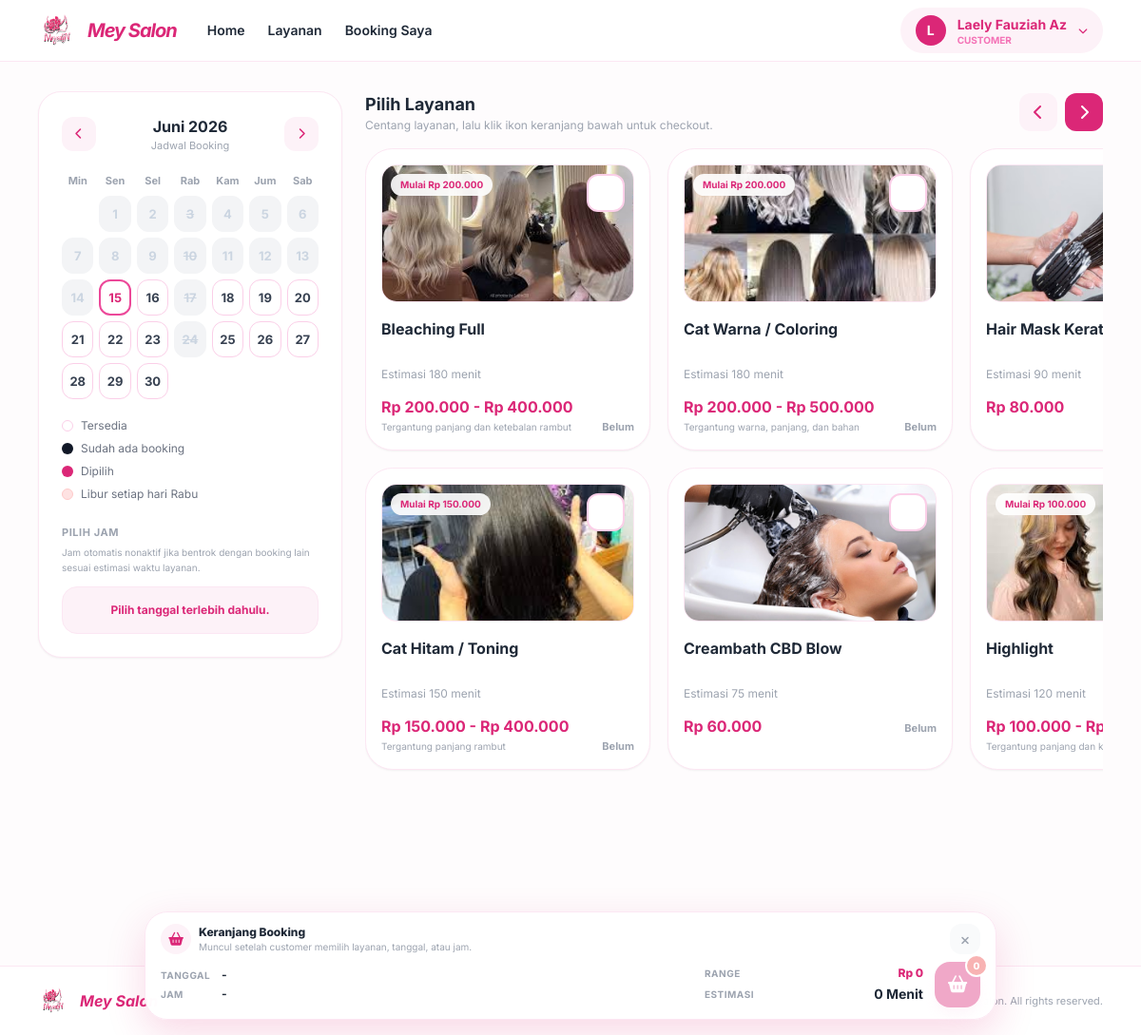
The app's page /user/booking.php (signed in) with its own data.
### tables this page shows
CREATE TABLE `user` (
  `id_user` int(11) NOT NULL,
  `nama` varchar(50) NOT NULL,
  `no_hp` varchar(15) NOT NULL,
  `alamat` text NOT NULL,
  `email` varchar(50) NOT NULL,
  `role` varchar(20) NOT NULL,
  `password` varchar(100) NOT NULL
);

CREATE TABLE `layanan` (
  `id_layanan` int(11) NOT NULL,
  `nama_layanan` varchar(50) NOT NULL,
  `harga_min` int(11) NOT NULL,
  `harga_max` int(11) DEFAULT NULL,
  `durasi_layanan` int(11) DEFAULT NULL,
  `keterangan_harga` varchar(100) DEFAULT NULL,
  `gambar_layanan` varchar(50) DEFAULT NULL
);

### user/booking-controller.php (called while the page is built, shortened)
<?php
global $koneksi;
$id_user = isset($_SESSION['id_user']) ? (int) $_SESSION['id_user'] : (int) $_SESSION['user_id'];
$query_user = mysqli_query($koneksi, "SELECT * FROM user WHERE id_user = $id_user");
$user = mysqli_fetch_assoc($query_user);
$query_layanan = mysqli_query(
    $koneksi,
    "SELECT
        id_layanan,
        nama_layanan,
        harga_min,
        harga_max,
        harga_min AS harga_layanan,
        durasi_layanan,
        keterangan_harga,
        gambar_layanan
     FROM layanan
     ORDER BY nama_layanan ASC"
);
?>

### user/views/section-layanan.php (the view, shortened to what this page needs)
<section id="section-layanan" class="content-section pb-32 md:pb-28">
    <div class="grid grid-cols-1 lg:grid-cols-[320px_minmax(0,1fr)] gap-5 lg:gap-6 items-start">
        <aside class="bg-white rounded-3xl p-4 sm:p-5 lg:p-6 shadow-sm border border-pink-100 lg:sticky lg:top-24">
            <div class="flex items-center justify-between mb-5">
                <button
                    type="button"
                    onclick="changeMonth(-1)"
                    class="w-9 h-9 flex items-center justify-center rounded-xl bg-pink-50 text-pink-600 hover:bg-pink-100 transition"
                >
                    <i class="fa-solid fa-chevron-left text-xs"></i>
                </button>
                <div class="text-center">
                    <h3 id="calendar-month-title" class="font-bold text-gray-800"></h3>
                    <p class="text-[11px] text-gray-400">Jadwal Booking</p>
                </div>
                <button
                    type="button"
                    onclick="changeMonth(1)"
                    class="w-9 h-9 flex items-center justify-center rounded-xl bg-pink-50 text-pink-600 hover:bg-pink-100 transition"
                >
                    <i class="fa-solid fa-chevron-right text-xs"></i>
                </button>
            </div>
            <div class="grid grid-cols-7 gap-[6px] text-center text-[11px] font-bold text-gray-400 mb-2">
                <span>Min</span>
                <span>Sen</span>
                <span>Sel</span>
                <span>Rab</span>
                <span>Kam</span>
                <span>Jum</span>
                <span>Sab</span>
            </div>
            <div id="calendar-days" class="grid grid-cols-7 gap-[6px]"></div>
            <div class="mt-5 grid grid-cols-1 gap-2 text-xs text-gray-500">
                <div class="flex items-center gap-2 self-end sm:self-auto">
                    <span class="w-3 h-3 rounded-full bg-white border border-pink-200"></span>
                    <span>Tersedia</span>
                </div>
                <div class="flex items-center gap-2">
                    <span class="w-3 h-3 rounded-full bg-gray-900"></span>
                    <span>Sudah ada booking</span>
                </div>
                <div class="flex items-center gap-2">
                    <span class="w-3 h-3 rounded-full bg-pink-600"></span>
                    <span>Dipilih</span>
                </div>
                <div class="flex items-center gap-2">
                    <span class="w-3 h-3 rounded-full bg-red-100 border border-red-200"></span>
                    <span>Libur setiap hari Rabu</span>
                </div>
            </div>
            <div class="mt-6">
                <p class="text-[11px] font-bold text-gray-400 uppercase tracking-wider mb-1">
                    Pilih Jam
                </p>
                <p class="text-[10px] text-gray-400 mb-3 leading-relaxed">
                    Jam otomatis nonaktif jika bentrok dengan booking lain sesuai estimasi waktu layanan.
                </p>
                <div id="time-slots" class="grid grid-cols-3 gap-2"></div>
            </div>
        </aside>
        <div class="services-area space-y-4">
            <div class="flex flex-col sm:flex-row sm:items-center sm:justify-between gap-3">
                <div>
                    <h3 class="text-lg font-bold text-gray-800">
                        Pilih Layanan
                    </h3>
                    <p class="text-xs text-gray-400">
                        Centang layanan, lalu klik ikon keranjang bawah untuk checkout.
                    </p>
                </div>
                <div class="flex items-center gap-2">
                    <button
                        type="button"
                        onclick="scrollServiceLanding(-1)"
                        aria-label="Geser layanan ke kiri"
                        class="w-10 h-10 rounded-xl bg-pink-50 text-pink-600 hover:bg-pink-100 transition"
                    >
                        <i class="fa-solid fa-chevron-left"></i>
                    </button>
                    <button
                        type="button"
                        onclick="scrollServiceLanding(1)"
                        aria-label="Geser layanan ke kanan"
                        class="w-10 h-10 rounded-xl bg-pink-600 text-white hover:bg-pink-700 transition"
                    >
                        <i class="fa-solid fa-chevron-right"></i>
                    </button>
                </div>
            </div>
            <div id="services-scroll-wrapper" class="services-scroll-wrapper">
                <div class="services-slider-grid">
                    <?php global $query_layanan; ?>
                    <?php if (mysqli_num_rows($query_layanan) > 0) : ?>
                        <?php while ($layanan = mysqli_fetch_assoc($query_layanan)) : ?>
                            <?php
                            $gambar_layanan = "../layout/images/mey-salon.png";
                            if (!empty($layanan['gambar_layanan'])) {
                                $gambar_layanan = "../layout/images/" . $layanan['gambar_layanan'];
                            } elseif (!empty($layanan['foto_layanan'])) {
                                $gambar_layanan = "../layout/images/" . $layanan['foto_layanan'];
                            }
                            if (!empty($layanan['gambar_layanan'])) {
                                $gambar_upload = "../uploads/layanan/" . $layanan['gambar_layanan'];
                                $gambar_asset = "../layout/images/" . $layanan['gambar_layanan'];
                                if (file_exists($gambar_upload)) {
                                    $gambar_layanan = $gambar_upload;
                                } elseif (file_exists($gambar_asset)) {
                                    $gambar_layanan = $gambar_asset;
                                } else {
                                    $gambar_layanan = $gambar_asset;
                                }
                            }
                            $harga_min = isset($layanan['harga_min']) ? (int) $layanan['harga_min'] : 0;
                            $harga_max = isset($layanan['harga_max']) ? (int) $layanan['harga_max'] : 0;
                            ?>
                            <label
                                id="service-card-<?= (int) $layanan['id_layanan']; ?>"
                                class="service-card cursor-pointer bg-white rounded-[1.5rem] sm:rounded-[1.8rem] p-3 sm:p-4 shadow-sm border border-pink-100 hover:border-pink-300 hover:shadow-md transition-all"
                            >
                                <div class="relative">
                                    <img
                                        src="<?= htmlspecialchars($gambar_layanan); ?>"
                                        alt="<?= htmlspecialchars($layanan['nama_layanan']); ?>"
                                        class="service-image w-full object-cover rounded-2xl border border-pink-100 bg-pink-50"
                                    >
                                    <div class="absolute top-2.5 right-2.5 w-9 h-9 sm:w-10 sm:h-10 rounded-xl bg-white border-2 border-pink-200 flex items-center justify-center text-transparent shadow-sm peer-checked:bg-pink-600 peer-checked:border-pink-600 peer-checked:text-white transition-all">
                                        <i class="fa-solid fa-check text-sm"></i>
                                    </div>
                                    <?php if (!empty($harga_max)) : ?>
                                        <div class="absolute left-2.5 top-2.5 px-2.5 py-1 rounded-full bg-white/90 backdrop-blur text-[10px] font-bold text-pink-600">
                                            Mulai Rp <?= number_format($harga_min, 0, ',', '.'); ?>
                                        </div>
                                    <?php endif; ?>
                                </div>
                                <div class="mt-4">
                                    <h4 class="font-bold text-sm sm:text-base text-gray-800 leading-snug line-clamp-2 min-h-[40px] sm:min-h-[44px]">
                                        <?= htmlspecialchars($layanan['nama_layanan']); ?>
                                    </h4>
                                    <p class="text-xs text-gray-400 mt-2">
                                        Estimasi <?= (int) $layanan['durasi_layanan']; ?> menit
                                    </p>
                                </div>
                                <div class="mt-4 flex flex-col sm:flex-row sm:items-end sm:justify-between gap-2 sm:gap-3">
                                    <div>
                                        <p class="text-pink-600 font-bold leading-tight">
                                            <?php if (!empty($harga_max)) : ?>
                                                Rp <?= number_format($harga_min, 0, ',', '.'); ?> -
                                                Rp <?= number_format($harga_max, 0, ',', '.'); ?>
                                            <?php else : ?>
                                                Rp <?= number_format($harga_min, 0, ',', '.'); ?>
                                            <?php endif; ?>
                                        </p>
                                        <?php if (!empty($layanan['keterangan_harga'])) : ?>
                                            <p class="text-[10px] text-gray-400 mt-1 line-clamp-1">
                                                <?= htmlspecialchars($layanan['keterangan_harga']); ?>
                                            </p>
                                        <?php endif; ?>
                                    </div>
                                    <span class="service-status-label text-[11px] font-bold text-gray-400 whitespace-nowrap">
                                    </span>
                                </div>
                            </label>
                        <?php endwhile; ?>
                    <?php endif; ?>
                </div>
            </div>
        </div>
    </div>
</section>

### layout/navbar-user.php (shortened to what this page needs)
<?php
global $user;
$nama_user = $user['nama'] ?? ($_SESSION['nama'] ?? 'User');
$role_user = $user['role'] ?? ($_SESSION['role'] ?? 'Customer');
$inisial_user = strtoupper(substr(trim($nama_user), 0, 1));
?>
<nav class="fixed w-full z-50 glass-nav border-b border-pink-100">
    <div class="max-w-6xl mx-auto px-3 sm:px-4">
        <div class="flex justify-between items-center h-16">
            <div class="flex items-center gap-4 md:gap-8 min-w-0">
                <button
                    type="button"
                    onclick="showSectionAndCloseMenu('layanan')"
                    class="flex items-center gap-3 min-w-0"
                >
                    <img
                        src="../layout/images/mey-salon.png"
                        alt="Mey Salon Logo"
                        class="w-9 h-9 sm:w-10 sm:h-10 rounded-xl object-cover shrink-0"
                    >
                    <span class="text-lg sm:text-xl font-bold text-pink-600 italic tracking-tighter truncate">
                        Mey Salon
                    </span>
                </button>
                <div class="hidden md:flex items-center gap-6">
                    <a
                        href="../index.php"
                        class="text-sm font-semibold hover:text-pink-600 transition-colors"
                    >
                        Home
                    </a>
                    <button
                        type="button"
                        onclick="showSectionAndCloseMenu('layanan')"
                        class="text-sm font-semibold hover:text-pink-600 transition-colors"
                    >
                        Layanan
                    </button>
                    <button
                        type="button"
                        onclick="showSectionAndCloseMenu('booking')"
                        class="text-sm font-semibold hover:text-pink-600 transition-colors"
                    >
                        Booking Saya
                    </button>
                </div>
            </div>
            <div class="hidden md:flex items-center">
                <div class="relative user-profile-dropdown">
                    <button
                        type="button"
                        onclick="toggleUserProfileDropdown()"
                        class="flex items-center gap-3 bg-pink-50 text-pink-600 px-4 py-2 rounded-full hover:bg-pink-100 transition-all"
                    >
                        <div class="w-8 h-8 rounded-full bg-pink-600 text-white flex items-center justify-center text-sm font-bold">
                            <?= htmlspecialchars($inisial_user); ?>
                        </div>
                        <div class="text-left leading-tight">
                            <p class="text-sm font-bold max-w-[130px] truncate">
                                <?= htmlspecialchars($nama_user); ?>
                            </p>
                            <p class="text-[10px] uppercase text-pink-400 font-bold">
                                <?= htmlspecialchars($role_user); ?>
                            </p>
                        </div>
                        <i class="fa-solid fa-chevron-down text-[10px]"></i>
                    </button>
                </div>
            </div>
        </div>
    </div>
</nav>

### records on screen
user: nama "L", nama "Laely Fauziah Az", role "CUSTOMER"
layanan: gambar_layanan (picture), harga_min "200.000", nama_layanan "Bleaching Full", durasi_layanan "180", harga_max "400.000", keterangan_harga "Tergantung panjang dan ketebalan rambut"
layanan: gambar_layanan (picture), harga_min "150.000", nama_layanan "Cat Hitam / Toning", durasi_layanan "150", harga_max "400.000", keterangan_harga "Tergantung panjang rambut"
layanan: gambar_layanan (picture), harga_min "200.000", nama_layanan "Cat Warna / Coloring", durasi_layanan "180", harga_max "500.000", keterangan_harga "Tergantung warna, panjang, dan bahan"
layanan: gambar_layanan (picture), nama_layanan "Creambath CBD Blow", durasi_layanan "75", harga_min "60.000"
layanan: gambar_layanan (picture), nama_layanan "Hair Mask…", durasi_layanan "90", harga_min "80.000"
layanan: gambar_layanan (picture), harga_min "100.000", nama_layanan "Highlight", durasi_layanan "120", keterangan_harga "Tergantung panjang dan…"
